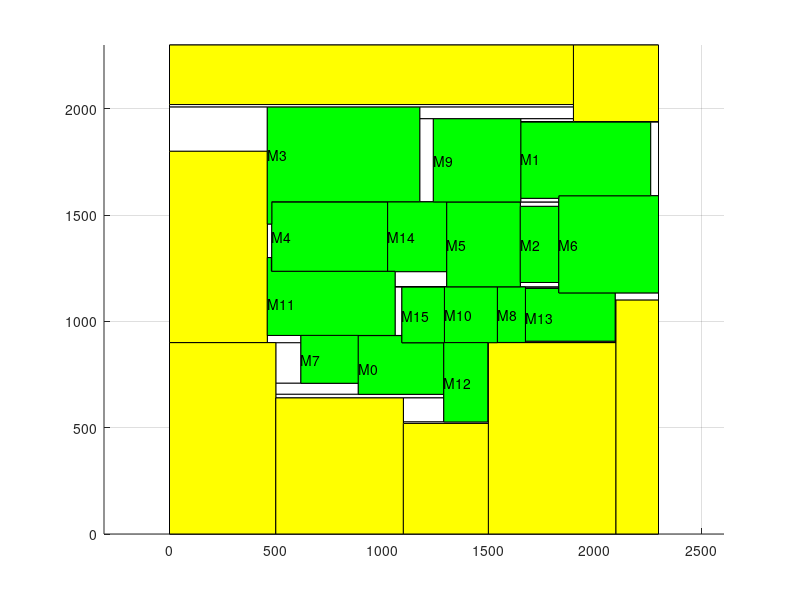

This figure's MATLAB source:
axis equal;
hold on;
grid on;
block_x=[0 0 2300 2300 0];
block_y=[0 2300 2300 0 0];
fill(block_x, block_y, 'c');
block_x=[0 0 1900 1900 0];
block_y=[2008 2020 2020 2008 2008];
fill(block_x, block_y, 'w');
block_x=[0 0 460 460 0];
block_y=[1800 2008 2008 1800 1800];
fill(block_x, block_y, 'w');
block_x=[1177 1177 1900 1900 1177];
block_y=[1953 2008 2008 1953 1953];
fill(block_x, block_y, 'w');
block_x=[481 481 1241 1241 481];
block_y=[1562 1563 1563 1562 1562];
fill(block_x, block_y, 'w');
block_x=[1652 1652 1900 1900 1652];
block_y=[1940 1953 1953 1940 1940];
fill(block_x, block_y, 'w');
block_x=[1177 1177 1241 1241 1177];
block_y=[1563 1953 1953 1563 1563];
fill(block_x, block_y, 'w');
block_x=[500 500 618 618 500];
block_y=[709 900 900 709 709];
fill(block_x, block_y, 'w');
block_x=[888 888 1093 1093 888];
block_y=[933 934 934 933 933];
fill(block_x, block_y, 'w');
block_x=[1674 1674 1831 1831 1674];
block_y=[1155 1162 1162 1155 1155];
fill(block_x, block_y, 'w');
block_x=[460 460 481 481 460];
block_y=[1300 1458 1458 1300 1300];
fill(block_x, block_y, 'w');
block_x=[1304 1304 1831 1831 1304];
block_y=[1561 1562 1562 1561 1561];
fill(block_x, block_y, 'w');
block_x=[481 481 1026 1026 481];
block_y=[1561 1562 1562 1561 1561];
fill(block_x, block_y, 'w');
block_x=[1652 1652 2300 2300 1652];
block_y=[1937 1940 1940 1937 1937];
fill(block_x, block_y, 'w');
block_x=[500 500 888 888 500];
block_y=[657 709 709 657 657];
fill(block_x, block_y, 'w');
block_x=[1497 1497 1500 1500 1497];
block_y=[527 900 900 527 527];
fill(block_x, block_y, 'w');
block_x=[1093 1093 1290 1290 1093];
block_y=[899 900 900 899 899];
fill(block_x, block_y, 'w');
block_x=[1542 1542 2100 2100 1542];
block_y=[900 901 901 900 900];
fill(block_x, block_y, 'w');
block_x=[479 479 481 481 479];
block_y=[1236 1300 1300 1236 1236];
fill(block_x, block_y, 'w');
block_x=[2263 2263 2300 2300 2263];
block_y=[1591 1937 1937 1591 1591];
fill(block_x, block_y, 'w');
block_x=[500 500 1290 1290 500];
block_y=[640 657 657 640 640];
fill(block_x, block_y, 'w');
block_x=[2096 2096 2300 2300 2096];
block_y=[1100 1134 1134 1100 1100];
fill(block_x, block_y, 'w');
block_x=[1650 1650 1831 1831 1650];
block_y=[1541 1561 1561 1541 1541];
fill(block_x, block_y, 'w');
block_x=[1100 1100 1290 1290 1100];
block_y=[527 640 640 527 527];
fill(block_x, block_y, 'w');
block_x=[1674 1674 2100 2100 1674];
block_y=[901 907 907 901 901];
fill(block_x, block_y, 'w');
block_x=[2096 2096 2100 2100 2096];
block_y=[907 1100 1100 907 907];
fill(block_x, block_y, 'w');
block_x=[460 460 618 618 460];
block_y=[900 934 934 900 900];
fill(block_x, block_y, 'w');
block_x=[1061 1061 1304 1304 1061];
block_y=[1163 1234 1234 1163 1163];
fill(block_x, block_y, 'w');
block_x=[1652 1652 1831 1831 1652];
block_y=[1562 1579 1579 1562 1562];
fill(block_x, block_y, 'w');
block_x=[1100 1100 1500 1500 1100];
block_y=[520 527 527 520 520];
fill(block_x, block_y, 'w');
block_x=[1061 1061 1831 1831 1061];
block_y=[1162 1163 1163 1162 1162];
fill(block_x, block_y, 'w');
block_x=[1650 1650 1831 1831 1650];
block_y=[1163 1183 1183 1163 1163];
fill(block_x, block_y, 'w');
block_x=[1061 1061 1293 1293 1061];
block_y=[1161 1162 1162 1161 1161];
fill(block_x, block_y, 'w');
block_x=[1061 1061 1093 1093 1061];
block_y=[934 1161 1161 934 934];
fill(block_x, block_y, 'w');
block_x=[0 0 1900 1900 0];
block_y=[2020 2300 2300 2020 2020];
fill(block_x, block_y, 'y');
block_x=[1900 1900 2300 2300 1900];
block_y=[1940 2300 2300 1940 1940];
fill(block_x, block_y, 'y');
block_x=[0 0 460 460 0];
block_y=[900 1800 1800 900 900];
fill(block_x, block_y, 'y');
block_x=[0 0 500 500 0];
block_y=[0 900 900 0 0];
fill(block_x, block_y, 'y');
block_x=[500 500 1100 1100 500];
block_y=[0 640 640 0 0];
fill(block_x, block_y, 'y');
block_x=[1100 1100 1500 1500 1100];
block_y=[0 520 520 0 0];
fill(block_x, block_y, 'y');
block_x=[1500 1500 2100 2100 1500];
block_y=[0 900 900 0 0];
fill(block_x, block_y, 'y');
block_x=[2100 2100 2300 2300 2100];
block_y=[0 1100 1100 0 0];
fill(block_x, block_y, 'y');
block_x=[1674 1674 1831 1831 2096 2096 1674];
block_y=[907 1155 1155 1134 1134 907 907];
fill(block_x, block_y, 'g');
text(1674,1020,'M13')
block_x=[1542 1542 1674 1674 1542];
block_y=[901 1162 1162 901 901];
fill(block_x, block_y, 'g');
text(1542,1031,'M8')
block_x=[460 460 479 479 1061 1061 460];
block_y=[934 1300 1300 1236 1236 934 934];
fill(block_x, block_y, 'g');
text(460,1085,'M11')
block_x=[481 481 1026 1026 481];
block_y=[1236 1561 1561 1236 1236];
fill(block_x, block_y, 'g');
text(481,1398,'M4')
block_x=[1026 1026 1304 1304 1061 1061 1026];
block_y=[1236 1562 1562 1234 1234 1236 1236];
fill(block_x, block_y, 'g');
text(1026,1399,'M14')
block_x=[1293 1293 1542 1542 1293];
block_y=[900 1162 1162 900 900];
fill(block_x, block_y, 'g');
text(1293,1031,'M10')
block_x=[1304 1304 1650 1650 1304];
block_y=[1163 1561 1561 1163 1163];
fill(block_x, block_y, 'g');
text(1304,1362,'M5')
block_x=[1650 1650 1831 1831 1650];
block_y=[1183 1541 1541 1183 1183];
fill(block_x, block_y, 'g');
text(1650,1362,'M2')
block_x=[618 618 888 888 618];
block_y=[709 934 934 709 709];
fill(block_x, block_y, 'g');
text(618,821,'M7')
block_x=[888 888 1093 1093 1290 1290 888];
block_y=[657 933 933 899 899 657 657];
fill(block_x, block_y, 'g');
text(888,778,'M0')
block_x=[1093 1093 1293 1293 1093];
block_y=[900 1161 1161 900 900];
fill(block_x, block_y, 'g');
text(1093,1030,'M15')
block_x=[1831 1831 2300 2300 1831];
block_y=[1134 1591 1591 1134 1134];
fill(block_x, block_y, 'g');
text(1831,1362,'M6')
block_x=[460 460 1177 1177 481 481 460];
block_y=[1458 2008 2008 1563 1563 1458 1458];
fill(block_x, block_y, 'g');
text(460,1785,'M3')
block_x=[1652 1652 2263 2263 1831 1831 1652];
block_y=[1579 1937 1937 1591 1591 1579 1579];
fill(block_x, block_y, 'g');
text(1652,1764,'M1')
block_x=[1241 1241 1652 1652 1241];
block_y=[1562 1953 1953 1562 1562];
fill(block_x, block_y, 'g');
text(1241,1757,'M9')
block_x=[1290 1290 1497 1497 1290];
block_y=[527 900 900 527 527];
fill(block_x, block_y, 'g');
text(1290,713,'M12')
